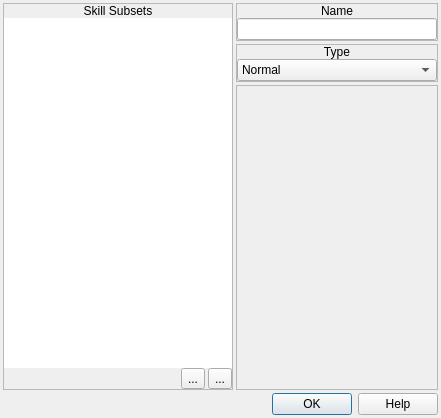
<?xml version="1.0" encoding="UTF-8"?>
<ui version="4.0">
 <class>ConfigureSkillSubsets</class>
 <widget class="QDialog" name="ConfigureSkillSubsets">
  <property name="geometry">
   <rect>
    <x>0</x>
    <y>0</y>
    <width>441</width>
    <height>418</height>
   </rect>
  </property>
  <property name="windowTitle">
   <string>Configure Skill Subsets</string>
  </property>
  <property name="windowIcon">
   <iconset resource="gui_icons.qrc">
    <normaloff>:/icons/openrpgmaker.png</normaloff>:/icons/openrpgmaker.png</iconset>
  </property>
  <property name="styleSheet">
   <string notr="true">.QFrame
{
	border-width: 1px;
	border-style: solid;
	border-color: palette(window-text);
}

.QFrame&gt;QLabel
{
	border-width: 0px;
	background-color: palette(window-text);
	color: palette(window);
	font-weight: bold;
}

.QFrame&gt;QCheckBox
{
	background-color: palette(window-text);
	border-width: 0px;
	border-style: none;
	color: palette(window);
	spacing: 3px;
	font-weight: bold;
	padding: 0px 0px 0px 3px;
}

.QFrame&gt;QCheckBox::indicator
{
	min-width: 8px;
	max-width: 8px;
	min-height: 8px;
	max-height: 8px;
	width: 8px;
	height: 8px;
	border-width: 2px;
	border-radius: 0px;
	border-style: ridge;
	border-color: palette(mid);
}

.QFrame&gt;QCheckBox::indicator:unchecked
{
	background-color: palette(base);
}

.QFrame&gt;QCheckBox::indicator:checked
{
	background-color: palette(window-text);
}

.QFrame&gt;QCheckBox::indicator:hover
{
	border-color: palette(highlight);
}</string>
  </property>
  <layout class="QVBoxLayout" name="verticalLayout_6">
   <property name="spacing">
    <number>3</number>
   </property>
   <property name="margin">
    <number>3</number>
   </property>
   <item>
    <widget class="QWidget" name="widget_3" native="true">
     <layout class="QHBoxLayout" name="horizontalLayout_4">
      <property name="spacing">
       <number>3</number>
      </property>
      <property name="margin">
       <number>0</number>
      </property>
      <item>
       <widget class="QFrame" name="frame">
        <property name="frameShape">
         <enum>QFrame::StyledPanel</enum>
        </property>
        <property name="frameShadow">
         <enum>QFrame::Raised</enum>
        </property>
        <layout class="QVBoxLayout" name="verticalLayout">
         <property name="spacing">
          <number>0</number>
         </property>
         <property name="margin">
          <number>0</number>
         </property>
         <item>
          <widget class="QLabel" name="label">
           <property name="sizePolicy">
            <sizepolicy hsizetype="Preferred" vsizetype="Fixed">
             <horstretch>0</horstretch>
             <verstretch>0</verstretch>
            </sizepolicy>
           </property>
           <property name="text">
            <string>Skill Subsets</string>
           </property>
           <property name="alignment">
            <set>Qt::AlignCenter</set>
           </property>
          </widget>
         </item>
         <item>
          <widget class="QWidget" name="widget" native="true">
           <layout class="QVBoxLayout" name="verticalLayout_2">
            <property name="spacing">
             <number>0</number>
            </property>
            <property name="margin">
             <number>0</number>
            </property>
            <item>
             <widget class="QListWidget" name="lwSkillSubsets">
              <property name="frameShape">
               <enum>QFrame::NoFrame</enum>
              </property>
              <property name="editTriggers">
               <set>QAbstractItemView::NoEditTriggers</set>
              </property>
              <property name="verticalScrollMode">
               <enum>QAbstractItemView::ScrollPerPixel</enum>
              </property>
              <property name="horizontalScrollMode">
               <enum>QAbstractItemView::ScrollPerPixel</enum>
              </property>
             </widget>
            </item>
            <item>
             <widget class="QWidget" name="widget_2" native="true">
              <layout class="QHBoxLayout" name="horizontalLayout">
               <property name="spacing">
                <number>3</number>
               </property>
               <property name="margin">
                <number>0</number>
               </property>
               <item>
                <spacer name="horizontalSpacer">
                 <property name="orientation">
                  <enum>Qt::Horizontal</enum>
                 </property>
                 <property name="sizeHint" stdset="0">
                  <size>
                   <width>167</width>
                   <height>20</height>
                  </size>
                 </property>
                </spacer>
               </item>
               <item>
                <widget class="QToolButton" name="bDeleteSubset">
                 <property name="text">
                  <string>...</string>
                 </property>
                 <property name="icon">
                  <iconset resource="gui_icons.qrc">
                   <normaloff>:/icons/minus.png</normaloff>:/icons/minus.png</iconset>
                 </property>
                </widget>
               </item>
               <item>
                <widget class="QToolButton" name="bAddSubset">
                 <property name="text">
                  <string>...</string>
                 </property>
                 <property name="icon">
                  <iconset resource="gui_icons.qrc">
                   <normaloff>:/icons/plus.png</normaloff>:/icons/plus.png</iconset>
                 </property>
                </widget>
               </item>
              </layout>
             </widget>
            </item>
           </layout>
          </widget>
         </item>
        </layout>
       </widget>
      </item>
      <item>
       <widget class="QWidget" name="widget_4" native="true">
        <property name="sizePolicy">
         <sizepolicy hsizetype="Fixed" vsizetype="Preferred">
          <horstretch>0</horstretch>
          <verstretch>0</verstretch>
         </sizepolicy>
        </property>
        <layout class="QVBoxLayout" name="verticalLayout_5">
         <property name="spacing">
          <number>3</number>
         </property>
         <property name="margin">
          <number>0</number>
         </property>
         <item>
          <widget class="QFrame" name="frmName">
           <property name="sizePolicy">
            <sizepolicy hsizetype="Preferred" vsizetype="Fixed">
             <horstretch>0</horstretch>
             <verstretch>0</verstretch>
            </sizepolicy>
           </property>
           <property name="frameShape">
            <enum>QFrame::StyledPanel</enum>
           </property>
           <property name="frameShadow">
            <enum>QFrame::Raised</enum>
           </property>
           <layout class="QVBoxLayout" name="verticalLayout_3">
            <property name="spacing">
             <number>0</number>
            </property>
            <property name="margin">
             <number>0</number>
            </property>
            <item>
             <widget class="QLabel" name="label_2">
              <property name="sizePolicy">
               <sizepolicy hsizetype="Preferred" vsizetype="Fixed">
                <horstretch>0</horstretch>
                <verstretch>0</verstretch>
               </sizepolicy>
              </property>
              <property name="text">
               <string>Name</string>
              </property>
              <property name="alignment">
               <set>Qt::AlignCenter</set>
              </property>
             </widget>
            </item>
            <item>
             <widget class="QWidget" name="widget_5" native="true">
              <layout class="QHBoxLayout" name="horizontalLayout_2">
               <property name="spacing">
                <number>0</number>
               </property>
               <property name="margin">
                <number>0</number>
               </property>
               <item>
                <widget class="QLineEdit" name="leName">
                 <property name="minimumSize">
                  <size>
                   <width>200</width>
                   <height>0</height>
                  </size>
                 </property>
                 <property name="maximumSize">
                  <size>
                   <width>200</width>
                   <height>16777215</height>
                  </size>
                 </property>
                 <property name="maxLength">
                  <number>16</number>
                 </property>
                </widget>
               </item>
              </layout>
             </widget>
            </item>
           </layout>
          </widget>
         </item>
         <item>
          <widget class="QFrame" name="frmType">
           <property name="sizePolicy">
            <sizepolicy hsizetype="Preferred" vsizetype="Fixed">
             <horstretch>0</horstretch>
             <verstretch>0</verstretch>
            </sizepolicy>
           </property>
           <property name="frameShape">
            <enum>QFrame::StyledPanel</enum>
           </property>
           <property name="frameShadow">
            <enum>QFrame::Raised</enum>
           </property>
           <layout class="QVBoxLayout" name="verticalLayout_4">
            <property name="spacing">
             <number>0</number>
            </property>
            <property name="margin">
             <number>0</number>
            </property>
            <item>
             <widget class="QLabel" name="label_3">
              <property name="sizePolicy">
               <sizepolicy hsizetype="Preferred" vsizetype="Fixed">
                <horstretch>0</horstretch>
                <verstretch>0</verstretch>
               </sizepolicy>
              </property>
              <property name="text">
               <string>Type</string>
              </property>
              <property name="alignment">
               <set>Qt::AlignCenter</set>
              </property>
             </widget>
            </item>
            <item>
             <widget class="QWidget" name="widget_6" native="true">
              <layout class="QHBoxLayout" name="horizontalLayout_3">
               <property name="spacing">
                <number>0</number>
               </property>
               <property name="margin">
                <number>0</number>
               </property>
               <item>
                <widget class="QComboBox" name="cboxType">
                 <item>
                  <property name="text">
                   <string>Normal</string>
                  </property>
                 </item>
                 <item>
                  <property name="text">
                   <string>Teleport</string>
                  </property>
                 </item>
                 <item>
                  <property name="text">
                   <string>Escape</string>
                  </property>
                 </item>
                 <item>
                  <property name="text">
                   <string>Switch</string>
                  </property>
                 </item>
                </widget>
               </item>
              </layout>
             </widget>
            </item>
           </layout>
          </widget>
         </item>
         <item>
          <widget class="QFrame" name="frame_4">
           <property name="frameShape">
            <enum>QFrame::StyledPanel</enum>
           </property>
           <property name="frameShadow">
            <enum>QFrame::Raised</enum>
           </property>
          </widget>
         </item>
        </layout>
       </widget>
      </item>
     </layout>
    </widget>
   </item>
   <item>
    <widget class="QDialogButtonBox" name="buttonBox">
     <property name="orientation">
      <enum>Qt::Horizontal</enum>
     </property>
     <property name="standardButtons">
      <set>QDialogButtonBox::Help|QDialogButtonBox::Ok</set>
     </property>
    </widget>
   </item>
  </layout>
 </widget>
 <resources>
  <include location="gui_icons.qrc"/>
 </resources>
 <connections>
  <connection>
   <sender>buttonBox</sender>
   <signal>accepted()</signal>
   <receiver>ConfigureSkillSubsets</receiver>
   <slot>accept()</slot>
   <hints>
    <hint type="sourcelabel">
     <x>248</x>
     <y>254</y>
    </hint>
    <hint type="destinationlabel">
     <x>157</x>
     <y>274</y>
    </hint>
   </hints>
  </connection>
  <connection>
   <sender>buttonBox</sender>
   <signal>rejected()</signal>
   <receiver>ConfigureSkillSubsets</receiver>
   <slot>reject()</slot>
   <hints>
    <hint type="sourcelabel">
     <x>316</x>
     <y>260</y>
    </hint>
    <hint type="destinationlabel">
     <x>286</x>
     <y>274</y>
    </hint>
   </hints>
  </connection>
 </connections>
</ui>
